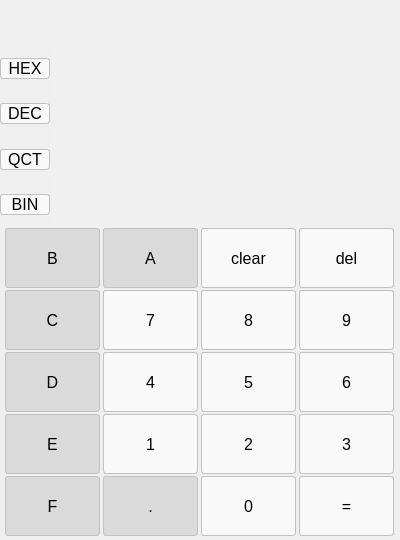
<?xml version="1.0" encoding="UTF-8"?>
<ui version="4.0">
 <class>NumberConver</class>
 <widget class="QWidget" name="NumberConver">
  <property name="geometry">
   <rect>
    <x>0</x>
    <y>0</y>
    <width>400</width>
    <height>540</height>
   </rect>
  </property>
  <property name="minimumSize">
   <size>
    <width>400</width>
    <height>540</height>
   </size>
  </property>
  <property name="maximumSize">
   <size>
    <width>400</width>
    <height>540</height>
   </size>
  </property>
  <property name="windowTitle">
   <string>NumberConver</string>
  </property>
  <property name="styleSheet">
   <string notr="true">*
{
	border:none;
}

QPushButton
{
	border:1px solid rgb(193,193,193);
	border-radius:3px;
	background-color: rgb(249,249,249);
	/*字体设置*/
    font-family: &quot;Segoe UI&quot;;
    font-size: 16px;
    color: #000;
}

QLineEdit
{
	
	background-color: rgb(240,240,240);
}

QPushButton:disabled
{	
	background-color:rgb(218,218,218);

}

QPushButton:hover
{
	background-color:rgb(221,223,221);
}</string>
  </property>
  <layout class="QVBoxLayout" name="verticalLayout">
   <property name="spacing">
    <number>0</number>
   </property>
   <property name="leftMargin">
    <number>0</number>
   </property>
   <property name="topMargin">
    <number>0</number>
   </property>
   <property name="rightMargin">
    <number>0</number>
   </property>
   <property name="bottomMargin">
    <number>0</number>
   </property>
   <item>
    <widget class="QLineEdit" name="lineEdit_input">
     <property name="sizePolicy">
      <sizepolicy hsizetype="Expanding" vsizetype="Expanding">
       <horstretch>0</horstretch>
       <verstretch>0</verstretch>
      </sizepolicy>
     </property>
     <property name="font">
      <font>
       <pointsize>15</pointsize>
      </font>
     </property>
     <property name="layoutDirection">
      <enum>Qt::LeftToRight</enum>
     </property>
     <property name="echoMode">
      <enum>QLineEdit::Normal</enum>
     </property>
     <property name="alignment">
      <set>Qt::AlignRight|Qt::AlignTrailing|Qt::AlignVCenter</set>
     </property>
    </widget>
   </item>
   <item>
    <layout class="QHBoxLayout" name="horizontalLayout_4">
     <property name="spacing">
      <number>0</number>
     </property>
     <item>
      <widget class="QPushButton" name="btn_hex">
       <property name="minimumSize">
        <size>
         <width>50</width>
         <height>0</height>
        </size>
       </property>
       <property name="maximumSize">
        <size>
         <width>50</width>
         <height>16777215</height>
        </size>
       </property>
       <property name="text">
        <string>HEX</string>
       </property>
      </widget>
     </item>
     <item>
      <widget class="QLineEdit" name="lineEdit_hex">
       <property name="sizePolicy">
        <sizepolicy hsizetype="Expanding" vsizetype="Expanding">
         <horstretch>0</horstretch>
         <verstretch>0</verstretch>
        </sizepolicy>
       </property>
       <property name="font">
        <font>
         <pointsize>16</pointsize>
        </font>
       </property>
       <property name="readOnly">
        <bool>false</bool>
       </property>
      </widget>
     </item>
    </layout>
   </item>
   <item>
    <layout class="QHBoxLayout" name="horizontalLayout_3">
     <property name="spacing">
      <number>0</number>
     </property>
     <item>
      <widget class="QPushButton" name="btn_dec">
       <property name="minimumSize">
        <size>
         <width>50</width>
         <height>0</height>
        </size>
       </property>
       <property name="maximumSize">
        <size>
         <width>50</width>
         <height>16777215</height>
        </size>
       </property>
       <property name="text">
        <string>DEC</string>
       </property>
      </widget>
     </item>
     <item>
      <widget class="QLineEdit" name="lineEdit_dec">
       <property name="sizePolicy">
        <sizepolicy hsizetype="Expanding" vsizetype="Expanding">
         <horstretch>0</horstretch>
         <verstretch>0</verstretch>
        </sizepolicy>
       </property>
       <property name="font">
        <font>
         <pointsize>16</pointsize>
        </font>
       </property>
       <property name="readOnly">
        <bool>false</bool>
       </property>
      </widget>
     </item>
    </layout>
   </item>
   <item>
    <layout class="QHBoxLayout" name="horizontalLayout">
     <property name="spacing">
      <number>0</number>
     </property>
     <item>
      <widget class="QPushButton" name="btn_qct">
       <property name="minimumSize">
        <size>
         <width>50</width>
         <height>0</height>
        </size>
       </property>
       <property name="maximumSize">
        <size>
         <width>50</width>
         <height>16777215</height>
        </size>
       </property>
       <property name="text">
        <string>QCT</string>
       </property>
      </widget>
     </item>
     <item>
      <widget class="QLineEdit" name="lineEdit_qct">
       <property name="sizePolicy">
        <sizepolicy hsizetype="Expanding" vsizetype="Expanding">
         <horstretch>0</horstretch>
         <verstretch>0</verstretch>
        </sizepolicy>
       </property>
       <property name="font">
        <font>
         <pointsize>16</pointsize>
        </font>
       </property>
       <property name="readOnly">
        <bool>false</bool>
       </property>
      </widget>
     </item>
    </layout>
   </item>
   <item>
    <layout class="QHBoxLayout" name="horizontalLayout_2">
     <property name="spacing">
      <number>0</number>
     </property>
     <item>
      <widget class="QPushButton" name="btn_bin">
       <property name="minimumSize">
        <size>
         <width>50</width>
         <height>0</height>
        </size>
       </property>
       <property name="maximumSize">
        <size>
         <width>50</width>
         <height>16777215</height>
        </size>
       </property>
       <property name="text">
        <string>BIN</string>
       </property>
      </widget>
     </item>
     <item>
      <widget class="QLineEdit" name="lineEdit_bin">
       <property name="sizePolicy">
        <sizepolicy hsizetype="Expanding" vsizetype="Expanding">
         <horstretch>0</horstretch>
         <verstretch>0</verstretch>
        </sizepolicy>
       </property>
       <property name="minimumSize">
        <size>
         <width>0</width>
         <height>0</height>
        </size>
       </property>
       <property name="maximumSize">
        <size>
         <width>16777215</width>
         <height>16777215</height>
        </size>
       </property>
       <property name="font">
        <font>
         <pointsize>16</pointsize>
        </font>
       </property>
       <property name="readOnly">
        <bool>false</bool>
       </property>
      </widget>
     </item>
    </layout>
   </item>
   <item>
    <layout class="QGridLayout" name="gridLayout">
     <property name="leftMargin">
      <number>4</number>
     </property>
     <property name="rightMargin">
      <number>4</number>
     </property>
     <property name="bottomMargin">
      <number>4</number>
     </property>
     <property name="spacing">
      <number>2</number>
     </property>
     <item row="0" column="0">
      <widget class="QPushButton" name="btn_B">
       <property name="enabled">
        <bool>false</bool>
       </property>
       <property name="sizePolicy">
        <sizepolicy hsizetype="Fixed" vsizetype="Fixed">
         <horstretch>0</horstretch>
         <verstretch>0</verstretch>
        </sizepolicy>
       </property>
       <property name="minimumSize">
        <size>
         <width>95</width>
         <height>60</height>
        </size>
       </property>
       <property name="maximumSize">
        <size>
         <width>95</width>
         <height>60</height>
        </size>
       </property>
       <property name="text">
        <string>B</string>
       </property>
      </widget>
     </item>
     <item row="0" column="1">
      <widget class="QPushButton" name="btn_A">
       <property name="enabled">
        <bool>false</bool>
       </property>
       <property name="sizePolicy">
        <sizepolicy hsizetype="Fixed" vsizetype="Fixed">
         <horstretch>0</horstretch>
         <verstretch>0</verstretch>
        </sizepolicy>
       </property>
       <property name="minimumSize">
        <size>
         <width>95</width>
         <height>60</height>
        </size>
       </property>
       <property name="maximumSize">
        <size>
         <width>95</width>
         <height>60</height>
        </size>
       </property>
       <property name="text">
        <string>A</string>
       </property>
      </widget>
     </item>
     <item row="0" column="2">
      <widget class="QPushButton" name="btn_clear">
       <property name="sizePolicy">
        <sizepolicy hsizetype="Fixed" vsizetype="Fixed">
         <horstretch>0</horstretch>
         <verstretch>0</verstretch>
        </sizepolicy>
       </property>
       <property name="minimumSize">
        <size>
         <width>95</width>
         <height>60</height>
        </size>
       </property>
       <property name="maximumSize">
        <size>
         <width>95</width>
         <height>60</height>
        </size>
       </property>
       <property name="text">
        <string>clear</string>
       </property>
      </widget>
     </item>
     <item row="0" column="3">
      <widget class="QPushButton" name="btn_del">
       <property name="sizePolicy">
        <sizepolicy hsizetype="Fixed" vsizetype="Fixed">
         <horstretch>0</horstretch>
         <verstretch>0</verstretch>
        </sizepolicy>
       </property>
       <property name="minimumSize">
        <size>
         <width>95</width>
         <height>60</height>
        </size>
       </property>
       <property name="maximumSize">
        <size>
         <width>95</width>
         <height>60</height>
        </size>
       </property>
       <property name="text">
        <string>del</string>
       </property>
      </widget>
     </item>
     <item row="1" column="0">
      <widget class="QPushButton" name="btn_C">
       <property name="enabled">
        <bool>false</bool>
       </property>
       <property name="sizePolicy">
        <sizepolicy hsizetype="Fixed" vsizetype="Fixed">
         <horstretch>0</horstretch>
         <verstretch>0</verstretch>
        </sizepolicy>
       </property>
       <property name="minimumSize">
        <size>
         <width>95</width>
         <height>60</height>
        </size>
       </property>
       <property name="maximumSize">
        <size>
         <width>95</width>
         <height>60</height>
        </size>
       </property>
       <property name="text">
        <string>C</string>
       </property>
      </widget>
     </item>
     <item row="1" column="1">
      <widget class="QPushButton" name="btn_7">
       <property name="sizePolicy">
        <sizepolicy hsizetype="Fixed" vsizetype="Fixed">
         <horstretch>0</horstretch>
         <verstretch>0</verstretch>
        </sizepolicy>
       </property>
       <property name="minimumSize">
        <size>
         <width>95</width>
         <height>60</height>
        </size>
       </property>
       <property name="maximumSize">
        <size>
         <width>95</width>
         <height>60</height>
        </size>
       </property>
       <property name="text">
        <string>7</string>
       </property>
      </widget>
     </item>
     <item row="1" column="2">
      <widget class="QPushButton" name="btn_8">
       <property name="sizePolicy">
        <sizepolicy hsizetype="Fixed" vsizetype="Fixed">
         <horstretch>0</horstretch>
         <verstretch>0</verstretch>
        </sizepolicy>
       </property>
       <property name="minimumSize">
        <size>
         <width>95</width>
         <height>60</height>
        </size>
       </property>
       <property name="maximumSize">
        <size>
         <width>95</width>
         <height>60</height>
        </size>
       </property>
       <property name="text">
        <string>8</string>
       </property>
      </widget>
     </item>
     <item row="1" column="3">
      <widget class="QPushButton" name="btn_9">
       <property name="sizePolicy">
        <sizepolicy hsizetype="Fixed" vsizetype="Fixed">
         <horstretch>0</horstretch>
         <verstretch>0</verstretch>
        </sizepolicy>
       </property>
       <property name="minimumSize">
        <size>
         <width>95</width>
         <height>60</height>
        </size>
       </property>
       <property name="maximumSize">
        <size>
         <width>95</width>
         <height>60</height>
        </size>
       </property>
       <property name="text">
        <string>9</string>
       </property>
      </widget>
     </item>
     <item row="2" column="0">
      <widget class="QPushButton" name="btn_D">
       <property name="enabled">
        <bool>false</bool>
       </property>
       <property name="sizePolicy">
        <sizepolicy hsizetype="Fixed" vsizetype="Fixed">
         <horstretch>0</horstretch>
         <verstretch>0</verstretch>
        </sizepolicy>
       </property>
       <property name="minimumSize">
        <size>
         <width>95</width>
         <height>60</height>
        </size>
       </property>
       <property name="maximumSize">
        <size>
         <width>95</width>
         <height>60</height>
        </size>
       </property>
       <property name="text">
        <string>D</string>
       </property>
      </widget>
     </item>
     <item row="2" column="1">
      <widget class="QPushButton" name="btn_4">
       <property name="sizePolicy">
        <sizepolicy hsizetype="Fixed" vsizetype="Fixed">
         <horstretch>0</horstretch>
         <verstretch>0</verstretch>
        </sizepolicy>
       </property>
       <property name="minimumSize">
        <size>
         <width>95</width>
         <height>60</height>
        </size>
       </property>
       <property name="maximumSize">
        <size>
         <width>95</width>
         <height>60</height>
        </size>
       </property>
       <property name="text">
        <string>4</string>
       </property>
      </widget>
     </item>
     <item row="2" column="2">
      <widget class="QPushButton" name="btn_5">
       <property name="sizePolicy">
        <sizepolicy hsizetype="Fixed" vsizetype="Fixed">
         <horstretch>0</horstretch>
         <verstretch>0</verstretch>
        </sizepolicy>
       </property>
       <property name="minimumSize">
        <size>
         <width>95</width>
         <height>60</height>
        </size>
       </property>
       <property name="maximumSize">
        <size>
         <width>95</width>
         <height>60</height>
        </size>
       </property>
       <property name="text">
        <string>5</string>
       </property>
      </widget>
     </item>
     <item row="2" column="3">
      <widget class="QPushButton" name="btn_6">
       <property name="sizePolicy">
        <sizepolicy hsizetype="Fixed" vsizetype="Fixed">
         <horstretch>0</horstretch>
         <verstretch>0</verstretch>
        </sizepolicy>
       </property>
       <property name="minimumSize">
        <size>
         <width>95</width>
         <height>60</height>
        </size>
       </property>
       <property name="maximumSize">
        <size>
         <width>95</width>
         <height>60</height>
        </size>
       </property>
       <property name="text">
        <string>6</string>
       </property>
      </widget>
     </item>
     <item row="3" column="0">
      <widget class="QPushButton" name="btn_E">
       <property name="enabled">
        <bool>false</bool>
       </property>
       <property name="sizePolicy">
        <sizepolicy hsizetype="Fixed" vsizetype="Fixed">
         <horstretch>0</horstretch>
         <verstretch>0</verstretch>
        </sizepolicy>
       </property>
       <property name="minimumSize">
        <size>
         <width>95</width>
         <height>60</height>
        </size>
       </property>
       <property name="maximumSize">
        <size>
         <width>95</width>
         <height>60</height>
        </size>
       </property>
       <property name="text">
        <string>E</string>
       </property>
      </widget>
     </item>
     <item row="3" column="1">
      <widget class="QPushButton" name="btn_1">
       <property name="sizePolicy">
        <sizepolicy hsizetype="Fixed" vsizetype="Fixed">
         <horstretch>0</horstretch>
         <verstretch>0</verstretch>
        </sizepolicy>
       </property>
       <property name="minimumSize">
        <size>
         <width>95</width>
         <height>60</height>
        </size>
       </property>
       <property name="maximumSize">
        <size>
         <width>95</width>
         <height>60</height>
        </size>
       </property>
       <property name="text">
        <string>1</string>
       </property>
      </widget>
     </item>
     <item row="3" column="2">
      <widget class="QPushButton" name="btn_2">
       <property name="sizePolicy">
        <sizepolicy hsizetype="Fixed" vsizetype="Fixed">
         <horstretch>0</horstretch>
         <verstretch>0</verstretch>
        </sizepolicy>
       </property>
       <property name="minimumSize">
        <size>
         <width>95</width>
         <height>60</height>
        </size>
       </property>
       <property name="maximumSize">
        <size>
         <width>95</width>
         <height>60</height>
        </size>
       </property>
       <property name="text">
        <string>2</string>
       </property>
      </widget>
     </item>
     <item row="3" column="3">
      <widget class="QPushButton" name="btn_3">
       <property name="sizePolicy">
        <sizepolicy hsizetype="Fixed" vsizetype="Fixed">
         <horstretch>0</horstretch>
         <verstretch>0</verstretch>
        </sizepolicy>
       </property>
       <property name="minimumSize">
        <size>
         <width>95</width>
         <height>60</height>
        </size>
       </property>
       <property name="maximumSize">
        <size>
         <width>95</width>
         <height>60</height>
        </size>
       </property>
       <property name="text">
        <string>3</string>
       </property>
      </widget>
     </item>
     <item row="4" column="0">
      <widget class="QPushButton" name="btn_F">
       <property name="enabled">
        <bool>false</bool>
       </property>
       <property name="sizePolicy">
        <sizepolicy hsizetype="Fixed" vsizetype="Fixed">
         <horstretch>0</horstretch>
         <verstretch>0</verstretch>
        </sizepolicy>
       </property>
       <property name="minimumSize">
        <size>
         <width>95</width>
         <height>60</height>
        </size>
       </property>
       <property name="maximumSize">
        <size>
         <width>95</width>
         <height>60</height>
        </size>
       </property>
       <property name="text">
        <string>F</string>
       </property>
      </widget>
     </item>
     <item row="4" column="1">
      <widget class="QPushButton" name="pushButton_27">
       <property name="enabled">
        <bool>false</bool>
       </property>
       <property name="sizePolicy">
        <sizepolicy hsizetype="Fixed" vsizetype="Fixed">
         <horstretch>0</horstretch>
         <verstretch>0</verstretch>
        </sizepolicy>
       </property>
       <property name="minimumSize">
        <size>
         <width>95</width>
         <height>60</height>
        </size>
       </property>
       <property name="maximumSize">
        <size>
         <width>95</width>
         <height>60</height>
        </size>
       </property>
       <property name="text">
        <string>.</string>
       </property>
      </widget>
     </item>
     <item row="4" column="2">
      <widget class="QPushButton" name="btn_0">
       <property name="sizePolicy">
        <sizepolicy hsizetype="Fixed" vsizetype="Fixed">
         <horstretch>0</horstretch>
         <verstretch>0</verstretch>
        </sizepolicy>
       </property>
       <property name="minimumSize">
        <size>
         <width>95</width>
         <height>60</height>
        </size>
       </property>
       <property name="maximumSize">
        <size>
         <width>95</width>
         <height>60</height>
        </size>
       </property>
       <property name="text">
        <string>0</string>
       </property>
      </widget>
     </item>
     <item row="4" column="3">
      <widget class="QPushButton" name="btn_equal">
       <property name="enabled">
        <bool>true</bool>
       </property>
       <property name="sizePolicy">
        <sizepolicy hsizetype="Fixed" vsizetype="Fixed">
         <horstretch>0</horstretch>
         <verstretch>0</verstretch>
        </sizepolicy>
       </property>
       <property name="minimumSize">
        <size>
         <width>95</width>
         <height>60</height>
        </size>
       </property>
       <property name="maximumSize">
        <size>
         <width>95</width>
         <height>60</height>
        </size>
       </property>
       <property name="text">
        <string>=</string>
       </property>
      </widget>
     </item>
    </layout>
   </item>
  </layout>
 </widget>
 <layoutdefault spacing="6" margin="11"/>
 <resources/>
 <connections/>
</ui>
